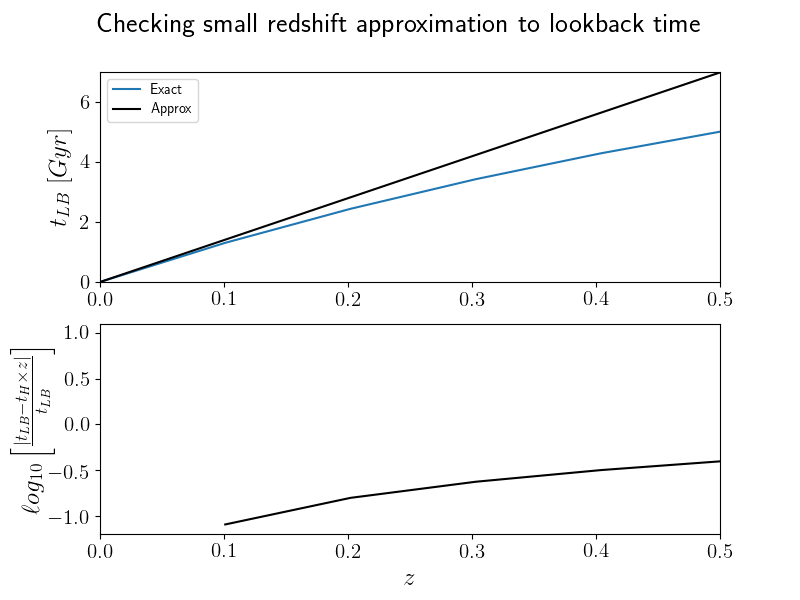

Generate this figure with Python:
import numpy as np
import matplotlib.pyplot as plt

z , tLB = np.loadtxt( 'tLB_z.dat' , unpack = True )

H0 = 70.0 / 3.086e19 * 86400.0 * 365.25 * 1.0e9 # [ 1 / Gyr ]

xlim = ( 0.0 , 0.5 )

plt.suptitle( 'Checking small redshift approximation to lookback time' )

plt.subplot( 211 )
plt.plot( z , tLB ,                 label = 'Exact')
plt.plot( z , 1.0 / H0 * z , 'k-' , label = 'Approx' )
plt.ylabel( r'$t_{LB}\,\left[Gyr\right]$' )
plt.legend()
plt.xlim( xlim )
plt.ylim( 0.0 , 7.0 )

plt.subplot( 212 )
plt.plot( z , np.log10( ( np.abs( tLB - ( 1.0 / H0 * z ) ) ) / tLB ) , 'k-')
plt.xlim( xlim )
plt.xlabel( r'$z$' )
plt.ylabel( \
r'$\ell og_{10}\left[\frac{\left|t_{LB}-t_H\times z\right|}{t_{LB}}\right]$' , \
labelpad = -5 )

plt.savefig( 'CheckSmallRedshiftApproximation.png' )
#plt.show()
